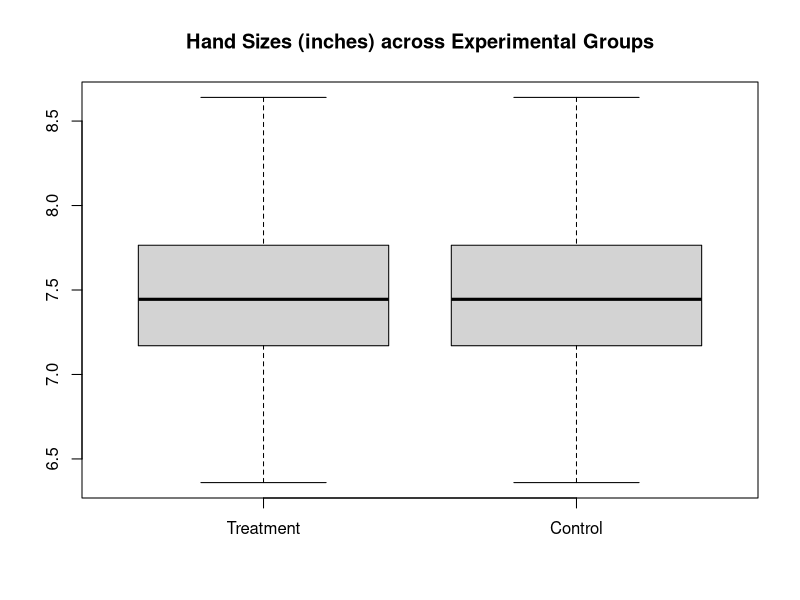
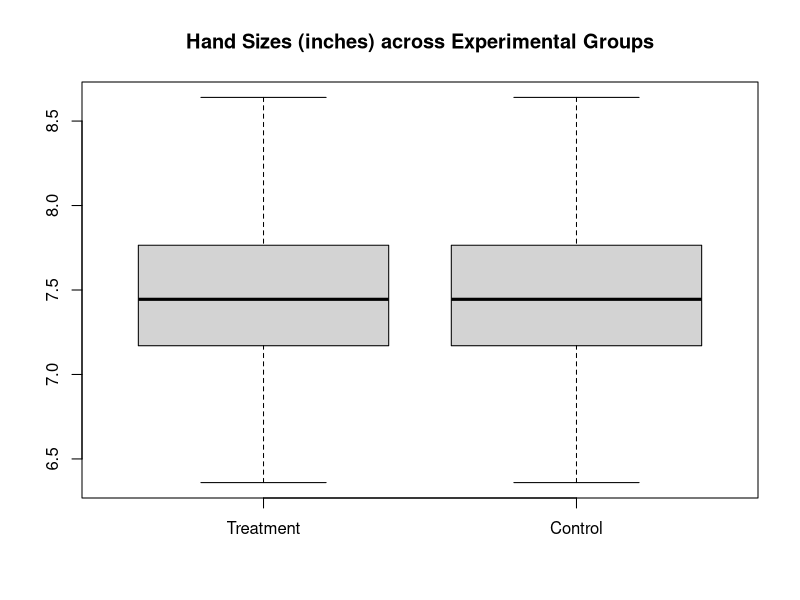

R code for these plots, in order: (Note: this script raises an error after producing the figures.)
## ---- chunk 1
library(data.table)
library(dplyr)
set.seed(1)
rtnorm <- function(n, mean, sd, min = -Inf, max = Inf){
  qnorm(runif(n, pnorm(min, mean, sd), pnorm(max, mean, sd)), mean, sd)
}
options(scipen=1)
n=200
Control<-round(rtnorm(n,7.44,sd=.5,min = 6,max=9),2)
Treatment<-Control
#increase values between median and third quartile
  Treatment<-ifelse(Treatment<quantile(Treatment,.74)& Treatment>quantile(Treatment,.51),quantile(Treatment,.74),Treatment)
#increase values between median and first quartile
  Treatment<-ifelse(Treatment<quantile(Treatment,.49)& Treatment>quantile(Treatment,.26),quantile(Treatment,.49),Treatment)
  boxplot(Treatment,Control,names=c("Treatment","Control"),main="Hand Sizes (inches) across Experimental Groups")
## ---- chunk 2
boxplot(Treatment,Control,names=c("Treatment","Control"),main="Hand Sizes (inches) across Experimental Groups")
## ---- chunk 3
library(data.table)
library(dplyr)

Reviews_Before<-sample(c(rep(1,23),rep(2,34),rep(3,28),rep(4,6),rep(5,34)))
Reviews_After<-sample(c(rep(1,37),rep(2,4),rep(3,26),rep(4,44),rep(5,14)))
## ---- chunk 4
# Note: It is best practice to explore your data before running any significance tests. However, let's be bad statisticians and dive into the results before we explore the data. The two review variables are measured on Likert scales, ranging from 1 to 5, where 1 signals that the reviewers strongly disliked the restaurant and 5 signals that reviewers strongly liked the restaurant. 

# 1) Estimate the mean difference in reviews; that is, the mean of Reviews_Before minus the mean of Reviews_After.

    Solution1<-

# 2) The mean reviews before and after treatment are identical! But does this mean that Hannity's show had no effect on this restaurant's ratings? Not necessarily. To illustrate, let's plot the kernel densities of the reviews in the treatment and control groups to see how they are distributed. Use the plot(density()) functions on the variables Reviews_Before and Reviews_After.
  
    plot(density())
    plot(density())
    
# 3) Use the Previous Plot and Next Plot buttons to cycle between the two graphs. Do these these look approximately normally distributed? Answer with "Yes" or "No."
    
    Solution3<-""
    
    
## ---- chunk 5
Solution1<-mean(Reviews_Before)-mean(Reviews_After)
  plot(density(Reviews_Before))
  plot(density(Reviews_After))
  Solution3<-"No"
## ---- chunk 6
ex() %>% check_error()
ex() %>% check_object("Solution1") %>% check_equal()
ex() %>% check_object("Solution3") %>% check_equal()

success_msg("Good work! This is an easy call in this particular case, but if it's close then you'll want to try some statistical tests too. And it might provoke some healthy discussion with your colleagues!")
## ---- chunk 7
library(data.table)
library(dplyr)

Reviews_Before<-sample(c(rep(1,23),rep(2,34),rep(3,28),rep(4,6),rep(5,34)))

Reviews_After<-sample(c(rep(1,37),rep(2,4),rep(3,26),rep(4,44),rep(5,14)))
## ---- chunk 8
# Note: We want to create a new variable with three parameters, where 1= Negative (1 or 2), 2= Ambivalent (3), and 3= Positive (4 or 5). To do this for the Reviews_Before variable, we can use the ifelse function. The first line of the below syntax says, if Reviews_Before is equal to 1 or 2, set Reviews_Before to 1, otherwise just return Reviews_Before. The following lines can be interpreted similarly.

    Reviews_Before<-ifelse(Reviews_Before==1 | Reviews_Before==2,1,Reviews_Before)
    Reviews_Before<-ifelse(Reviews_Before==3,2,Reviews_Before) 
    Reviews_Before<-ifelse(Reviews_Before==4 | Reviews_Before==5,3,Reviews_Before)
  
# 1) Use the above syntax as a guide to rescale the Reviews_After variable, so that Reviews_After is coded as 1 if it previously was coded as 1 or 2, 2 if it was previously coded as 3, and 3 if it was previously coded as 4 or 5.
    
    Reviews_After<-

# 2): Now that you have rescaled the Reviews_After variable, run a t-test between the Reviews_After and Reviews_Before variables.
      
    t.test()
    
## ---- chunk 9
Reviews_Before<-ifelse(Reviews_Before==1 | Reviews_Before==2,1,Reviews_Before)
    Reviews_Before<-ifelse(Reviews_Before==3,2,Reviews_Before) 
    Reviews_Before<-ifelse(Reviews_Before==4 | Reviews_Before==5,3,Reviews_Before)
    Reviews_After<-ifelse(Reviews_After==1 | Reviews_After==2,1,Reviews_After) 
    Reviews_After<-ifelse(Reviews_After==3,2,Reviews_After) 
    Reviews_After<-ifelse(Reviews_After==4 | Reviews_After==5,3,Reviews_After)
    t.test(Reviews_After,Reviews_Before)
## ---- chunk 10
ex() %>% check_error()

success_msg("Good work! If we assume that the difference in respondent's degrees of positive or negative feelings towards the restaurant are non-meaningful, we can conclude that Hannity's restaurant revival is effective (i.e. it increases the number of postive versus negative reviews). If the degree of positive or negative feelings towards restaurants are meaningful, then we do not have enough information to reject the null hypothesis (i.e. evidence does not support the claim that Hannity's contributions leads restaurants to get better reviews")
## ---- chunk 11
library(data.table)
library(dplyr)

rtnorm <- function(n, mean, sd, min = -Inf, max = Inf){
  qnorm(runif(n, pnorm(min, mean, sd), pnorm(max, mean, sd)), mean, sd)
}
set.seed(1)
n <- 350
eGulf <- as.data.frame(matrix(0, ncol=2,nrow=n))
colnames(eGulf) <- c("Seller_Feedback_Count","Seller_Feedback_Score")
# Simulate baseline data
  # Make seller feedback count
    eGulf$Seller_Feedback_Count<-as.integer(abs(round(rnorm(n,200,100))))
  # Make feedback score loosely correlated with feedback count 
    eGulf$Seller_Feedback_Score<-round(.9+.1*eGulf$Seller_Feedback_Count/max(eGulf$Seller_Feedback_Count)-rbeta(n,1,10),2)
  # Make final sales price also correlated with seller_feedback_score
    eGulf$Final_Sales_Price<-round(rlnorm(n, meanlog=log(400), sdlog = log(1.2))*eGulf$Seller_Feedback_Score)
  # Add parameters for new problem
    eGulf$Treatment<-rbinom(n,1,.5)
    eGulf$temp<-rnorm(n)
  #Create 3 outliers
    eGulf$Treatment[1:3]<-1
    eGulf$Final_Sales_Price[1:3]<-round(rtnorm(3,mean=2000,sd=200,min=1500,max=2500))
    eGulf<-eGulf[order(eGulf$temp),]
## ---- chunk 12
# Note: Although it's generally recommended to explore your data before running any statistical tests on it, for the sake of learning, let's naively estimate the average treatment effect on final sales prices with a t-test.

    t.test(eGulf$Final_Sales_Price[eGulf$Treatment==1],eGulf$Final_Sales_Price[eGulf$Treatment==0])

# 1) The ATE for the above t-test is almost $36, but the results are not statistically significant. This seems suspicious; usually a large means difference found in a sample of this size would be statically significant. Let's examine the distribution of the treatment and control groups with a box plot. Fill in the box plot with the final sales prices for the treatment and control groups. For reference, the syntax for making this boxplot is identical to that of a t-test.

    Solution1<-boxplot()

# 2) Notice that there are a few dots above each box plot. These dots indicate outliers. The cutoff for outliers in the boxplot is any value that is 1.5 times the interquartile range above the upper quartile or below the lower quartile. Is it possible that these outliers are driving our treatment effect? Let's correct for these extreme outliers. Subset the data so that it excludes any WePhone sales that were above $1500. 
    
    eGulf<-

# 3) Now that you have subsetted the data, calculate the mean difference in final sales prices between the treatment and control groups (i.e. mean of treatment 0 mean of control).
      
    Solution3<-
    
   
## ---- chunk 13
Solution1<- boxplot(eGulf$Final_Sales_Price[eGulf$Treatment==1],eGulf$Final_Sales_Price[eGulf$Treatment==0])
eGulf<-eGulf[eGulf$Final_Sales_Price<=1500,]
Solution3<-mean(eGulf$Final_Sales_Price[eGulf$Treatment==1])-mean(eGulf$Final_Sales_Price[eGulf$Treatment==0])
## ---- chunk 14
ex() %>% check_error()
ex() %>% check_object("Solution1") %>% check_equal()
ex() %>% check_object("Solution3") %>% check_equal()
success_msg("Good work! When you removed the outliers from the data, the mean difference was much smaller between the treatment and control group. This is a problem that comes up often in data analysis.")
